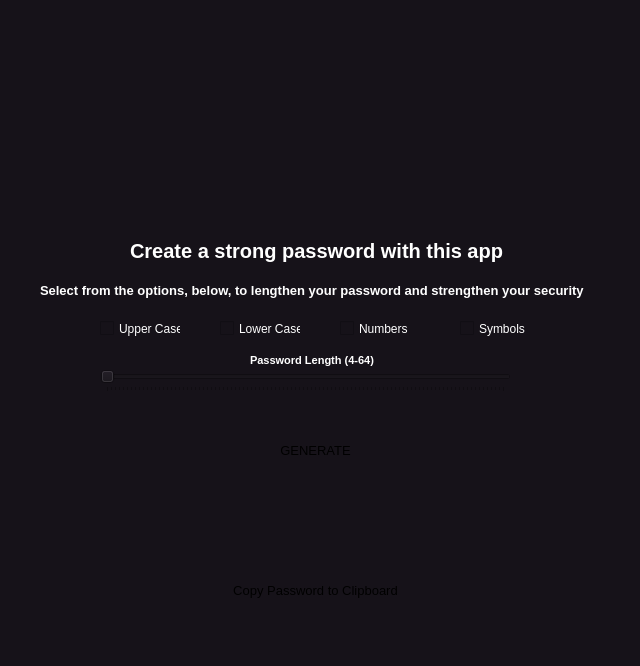
<?xml version="1.0" encoding="UTF-8"?>
<ui version="4.0">
 <class>MainWindow</class>
 <widget class="QMainWindow" name="MainWindow">
  <property name="geometry">
   <rect>
    <x>0</x>
    <y>0</y>
    <width>640</width>
    <height>666</height>
   </rect>
  </property>
  <property name="windowTitle">
   <string>PasswordGenerator</string>
  </property>
  <property name="styleSheet">
   <string notr="true">background-color: rgb(22, 18, 25);</string>
  </property>
  <widget class="QWidget" name="centralwidget">
   <widget class="QLabel" name="label">
    <property name="geometry">
     <rect>
      <x>10</x>
      <y>-20</y>
      <width>621</width>
      <height>241</height>
     </rect>
    </property>
    <property name="text">
     <string/>
    </property>
    <property name="pixmap">
     <pixmap>image.JPG</pixmap>
    </property>
   </widget>
   <widget class="QLabel" name="label_2">
    <property name="geometry">
     <rect>
      <x>130</x>
      <y>230</y>
      <width>381</width>
      <height>41</height>
     </rect>
    </property>
    <property name="font">
     <font>
      <family>Microsoft JhengHei UI</family>
      <pointsize>15</pointsize>
      <weight>75</weight>
      <bold>true</bold>
     </font>
    </property>
    <property name="styleSheet">
     <string notr="true">color: rgb(255, 255, 255);</string>
    </property>
    <property name="text">
     <string>Create a strong password with this app</string>
    </property>
   </widget>
   <widget class="QLabel" name="label_3">
    <property name="geometry">
     <rect>
      <x>40</x>
      <y>280</y>
      <width>631</width>
      <height>20</height>
     </rect>
    </property>
    <property name="font">
     <font>
      <family>Microsoft JhengHei UI</family>
      <pointsize>10</pointsize>
      <weight>75</weight>
      <bold>true</bold>
     </font>
    </property>
    <property name="styleSheet">
     <string notr="true">color: rgb(255, 255, 255);</string>
    </property>
    <property name="text">
     <string>Select from the options, below, to lengthen your password and strengthen your security</string>
    </property>
   </widget>
   <widget class="QCheckBox" name="checkBox">
    <property name="geometry">
     <rect>
      <x>100</x>
      <y>320</y>
      <width>81</width>
      <height>17</height>
     </rect>
    </property>
    <property name="styleSheet">
     <string notr="true">color: rgb(255, 255, 255);</string>
    </property>
    <property name="text">
     <string>Upper Case</string>
    </property>
   </widget>
   <widget class="QSlider" name="horizontalSlider">
    <property name="geometry">
     <rect>
      <x>100</x>
      <y>370</y>
      <width>411</width>
      <height>22</height>
     </rect>
    </property>
    <property name="tracking">
     <bool>true</bool>
    </property>
    <property name="orientation">
     <enum>Qt::Horizontal</enum>
    </property>
    <property name="invertedAppearance">
     <bool>false</bool>
    </property>
    <property name="tickPosition">
     <enum>QSlider::TicksBelow</enum>
    </property>
   </widget>
   <widget class="QCheckBox" name="checkBox_2">
    <property name="geometry">
     <rect>
      <x>220</x>
      <y>320</y>
      <width>81</width>
      <height>17</height>
     </rect>
    </property>
    <property name="styleSheet">
     <string notr="true">color: rgb(255, 255, 255);</string>
    </property>
    <property name="text">
     <string>Lower Case</string>
    </property>
   </widget>
   <widget class="QCheckBox" name="checkBox_3">
    <property name="geometry">
     <rect>
      <x>340</x>
      <y>320</y>
      <width>81</width>
      <height>17</height>
     </rect>
    </property>
    <property name="styleSheet">
     <string notr="true">color: rgb(255, 255, 255);</string>
    </property>
    <property name="text">
     <string>Numbers</string>
    </property>
   </widget>
   <widget class="QCheckBox" name="checkBox_4">
    <property name="geometry">
     <rect>
      <x>460</x>
      <y>320</y>
      <width>81</width>
      <height>17</height>
     </rect>
    </property>
    <property name="styleSheet">
     <string notr="true">color: rgb(255, 255, 255);</string>
    </property>
    <property name="text">
     <string>Symbols</string>
    </property>
   </widget>
   <widget class="QPushButton" name="pushButton">
    <property name="geometry">
     <rect>
      <x>200</x>
      <y>430</y>
      <width>231</width>
      <height>41</height>
     </rect>
    </property>
    <property name="font">
     <font>
      <family>Microsoft JhengHei UI</family>
      <pointsize>10</pointsize>
     </font>
    </property>
    <property name="styleSheet">
     <string notr="true">border: 4px solid '#808080';
border-radius: 25px;
color: 'white';
hover
            background: '#808080';
 </string>
    </property>
    <property name="text">
     <string>GENERATE</string>
    </property>
    <property name="checkable">
     <bool>false</bool>
    </property>
   </widget>
   <widget class="QLabel" name="label_4">
    <property name="geometry">
     <rect>
      <x>60</x>
      <y>510</y>
      <width>521</width>
      <height>21</height>
     </rect>
    </property>
    <property name="font">
     <font>
      <family>Microsoft JhengHei UI</family>
      <pointsize>13</pointsize>
      <weight>75</weight>
      <bold>true</bold>
     </font>
    </property>
    <property name="styleSheet">
     <string notr="true">color: rgb(255, 255, 255);</string>
    </property>
    <property name="text">
     <string/>
    </property>
   </widget>
   <widget class="QLabel" name="label_5">
    <property name="geometry">
     <rect>
      <x>250</x>
      <y>350</y>
      <width>131</width>
      <height>20</height>
     </rect>
    </property>
    <property name="font">
     <font>
      <family>Microsoft JhengHei UI</family>
      <pointsize>8</pointsize>
      <weight>75</weight>
      <bold>true</bold>
     </font>
    </property>
    <property name="styleSheet">
     <string notr="true">color: rgb(255, 255, 255);</string>
    </property>
    <property name="text">
     <string>Password Length (4-64)</string>
    </property>
   </widget>
   <widget class="QLabel" name="label_6">
    <property name="geometry">
     <rect>
      <x>530</x>
      <y>370</y>
      <width>41</width>
      <height>20</height>
     </rect>
    </property>
    <property name="font">
     <font>
      <family>Microsoft JhengHei UI</family>
      <pointsize>8</pointsize>
      <weight>75</weight>
      <bold>true</bold>
     </font>
    </property>
    <property name="styleSheet">
     <string notr="true">color: rgb(255, 255, 255);</string>
    </property>
    <property name="text">
     <string/>
    </property>
   </widget>
   <widget class="QPushButton" name="pushButton_2">
    <property name="geometry">
     <rect>
      <x>200</x>
      <y>570</y>
      <width>231</width>
      <height>41</height>
     </rect>
    </property>
    <property name="font">
     <font>
      <family>Microsoft JhengHei UI</family>
      <pointsize>10</pointsize>
     </font>
    </property>
    <property name="styleSheet">
     <string notr="true">border: 4px solid '#808080';
border-radius: 25px;
color: 'white';
hover
            background: '#808080';
 </string>
    </property>
    <property name="text">
     <string>Copy Password to Clipboard</string>
    </property>
    <property name="checkable">
     <bool>false</bool>
    </property>
   </widget>
  </widget>
  <widget class="QMenuBar" name="menubar">
   <property name="geometry">
    <rect>
     <x>0</x>
     <y>0</y>
     <width>640</width>
     <height>21</height>
    </rect>
   </property>
  </widget>
  <widget class="QStatusBar" name="statusbar"/>
 </widget>
 <resources/>
 <connections/>
</ui>
